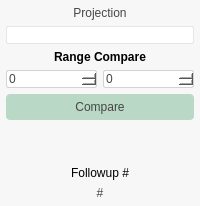
           <widget class="QGroupBox" name="groupBox_Lesions3DView">
            <property name="styleSheet">
             <string notr="true">border-style: solid;
border-width: 0px;
border-radius: 10px;
border-color: rgb(211,211,211);
background-color:rgb(247,247,247);</string>
            </property>
            <property name="title">
             <string/>
            </property>
            <layout class="QVBoxLayout" name="verticalLayout_2">
             <property name="spacing">
              <number>6</number>
             </property>
             <property name="leftMargin">
              <number>6</number>
             </property>
             <property name="topMargin">
              <number>6</number>
             </property>
             <property name="rightMargin">
              <number>6</number>
             </property>
             <property name="bottomMargin">
              <number>6</number>
             </property>
             <item>
              <widget class="QLabel" name="label_4">
               <property name="styleSheet">
                <string notr="true">color:rgb(70,70,70);
font: 9pt &quot;Arial&quot;;
font-weight:200;
border-width: 0px;</string>
               </property>
               <property name="text">
                <string>Projection</string>
               </property>
               <property name="alignment">
                <set>Qt::AlignCenter</set>
               </property>
              </widget>
             </item>
             <item>
              <widget class="QComboBox" name="comboBox_ProjectionMethods">
               <property name="minimumSize">
                <size>
                 <width>0</width>
                 <height>0</height>
                </size>
               </property>
               <property name="toolTip">
                <string/>
               </property>
               <property name="statusTip">
                <string/>
               </property>
               <property name="whatsThis">
                <string/>
               </property>
               <property name="styleSheet">
                <string notr="true">.QComboBox::drop-down {
    subcontrol-origin: padding;
    subcontrol-position: top right;
    width: 15px;
	color: rgb(50,50,50);
    border-left-width: 0px;
    border-left-color: darkgray;
    border-left-style: solid; /* just a single line */
    border-top-right-radius: 3px; /* same radius as the QComboBox */
    border-bottom-right-radius: 3px;
}

.QComboBox::down-arrow {
	border-width: 0px;
	border-radius: 2px;
    image: url(icons/downArrow.png);
}

.QComboBox QAbstractItemView {
    border: 1px solid rgb(200,200,200);
    selection-background-color: rgb(200,200,200);
color: rgb(50,50,50);
}

.QComboBox{
border-color: rgb(230,230,230);
background-color:rgb(255,255,255);
border-style: solid;
border-width: 1px;
color: rgb(33,69,105);
font: 9pt &quot;Arial&quot;;
border-radius:2px;
}
</string>
               </property>
               <property name="editable">
                <bool>false</bool>
               </property>
               <property name="currentText">
                <string/>
               </property>
              </widget>
             </item>
             <item>
              <widget class="QLabel" name="label_7">
               <property name="sizePolicy">
                <sizepolicy hsizetype="Preferred" vsizetype="Preferred">
                 <horstretch>0</horstretch>
                 <verstretch>0</verstretch>
                </sizepolicy>
               </property>
               <property name="styleSheet">
                <string notr="true">font: 9pt &quot;Arial&quot;;
font-weight:bold;
</string>
               </property>
               <property name="text">
                <string>Range Compare</string>
               </property>
               <property name="alignment">
                <set>Qt::AlignCenter</set>
               </property>
              </widget>
             </item>
             <item>
              <layout class="QVBoxLayout" name="verticalLayout_3">
               <property name="leftMargin">
                <number>0</number>
               </property>
               <property name="rightMargin">
                <number>0</number>
               </property>
               <property name="bottomMargin">
                <number>0</number>
               </property>
               <item>
                <layout class="QGridLayout" name="gridLayout_6">
                 <property name="leftMargin">
                  <number>0</number>
                 </property>
                 <property name="topMargin">
                  <number>0</number>
                 </property>
                 <property name="rightMargin">
                  <number>0</number>
                 </property>
                 <property name="bottomMargin">
                  <number>0</number>
                 </property>
                 <property name="horizontalSpacing">
                  <number>6</number>
                 </property>
                 <property name="verticalSpacing">
                  <number>0</number>
                 </property>
                 <item row="1" column="2">
                  <widget class="QSpinBox" name="spinBox_RangeMax">
                   <property name="enabled">
                    <bool>true</bool>
                   </property>
                   <property name="maximumSize">
                    <size>
                     <width>16777215</width>
                     <height>16777215</height>
                    </size>
                   </property>
                   <property name="styleSheet">
                    <string notr="true">border-width: 1px;
color:rgb(70,70,70);
font: 9pt &quot;Arial&quot;;
font-weight:200;
border-radius: 2px;
background-color:rgb(255,255,255);</string>
                   </property>
                   <property name="readOnly">
                    <bool>true</bool>
                   </property>
                  </widget>
                 </item>
                 <item row="1" column="1">
                  <widget class="QSpinBox" name="spinBox_RangeMin">
                   <property name="enabled">
                    <bool>true</bool>
                   </property>
                   <property name="maximumSize">
                    <size>
                     <width>16777215</width>
                     <height>16777215</height>
                    </size>
                   </property>
                   <property name="styleSheet">
                    <string notr="true">border-width: 1px;
font: 9pt &quot;Arial&quot;;
font-weight:200;
color:rgb(70,70,70);
border-radius: 2px;
background-color:rgb(255,255,255);</string>
                   </property>
                   <property name="readOnly">
                    <bool>false</bool>
                   </property>
                  </widget>
                 </item>
                </layout>
               </item>
               <item>
                <layout class="QGridLayout" name="gridLayout_16"/>
               </item>
              </layout>
             </item>
             <item>
              <layout class="QHBoxLayout" name="horizontalLayout_3">
               <property name="spacing">
                <number>6</number>
               </property>
               <property name="leftMargin">
                <number>0</number>
               </property>
               <property name="rightMargin">
                <number>0</number>
               </property>
               <item>
                <widget class="QPushButton" name="pushButton_Compare">
                 <property name="enabled">
                  <bool>true</bool>
                 </property>
                 <property name="styleSheet">
                  <string notr="true">QPushButton:hover#pushButton_Compare
{
background-color: #99b6a4;
border-color:rgb(150,150,150);
color: rgb(255, 255, 255);
}
QPushButton:pressed#pushButton_Compare {background-color:rgb(185,216,197);}
QPushButton#pushButton_Compare
{
background-color: rgb(185,216,197);
color: rgb(70,70,70);
border-style: outset;
border-width: 0px;
border-color:rgb(220,220,220);
border-radius: 4px;
font: 9pt &quot;Arial&quot;;
font-weight:200;
padding:6px;
border-style: solid;
}</string>
                 </property>
                 <property name="text">
                  <string>Compare</string>
                 </property>
                </widget>
               </item>
              </layout>
             </item>
             <item>
              <spacer name="verticalSpacer">
               <property name="orientation">
                <enum>Qt::Vertical</enum>
               </property>
               <property name="sizeHint" stdset="0">
                <size>
                 <width>20</width>
                 <height>40</height>
                </size>
               </property>
              </spacer>
             </item>
             <item>
              <layout class="QVBoxLayout" name="verticalLayout_6">
               <property name="bottomMargin">
                <number>0</number>
               </property>
               <item>
                <widget class="QLabel" name="label">
                 <property name="styleSheet">
                  <string notr="true">border-width: 0px;
font: 9pt &quot;Arial&quot;;
font-weight:200;</string>
                 </property>
                 <property name="text">
                  <string>Followup #</string>
                 </property>
                 <property name="alignment">
                  <set>Qt::AlignCenter</set>
                 </property>
                </widget>
               </item>
               <item>
                <widget class="QLabel" name="label_currentDataIndex">
                 <property name="minimumSize">
                  <size>
                   <width>35</width>
                   <height>0</height>
                  </size>
                 </property>
                 <property name="styleSheet">
                  <string notr="true">color:rgb(70,70,70);
font: 12pt &quot;Arial&quot;;
font-weight:200;
border-width: 0px;</string>
                 </property>
                 <property name="text">
                  <string>#</string>
                 </property>
                 <property name="alignment">
                  <set>Qt::AlignBottom|Qt::AlignHCenter</set>
                 </property>
                </widget>
               </item>
              </layout>
             </item>
            </layout>
           </widget>
